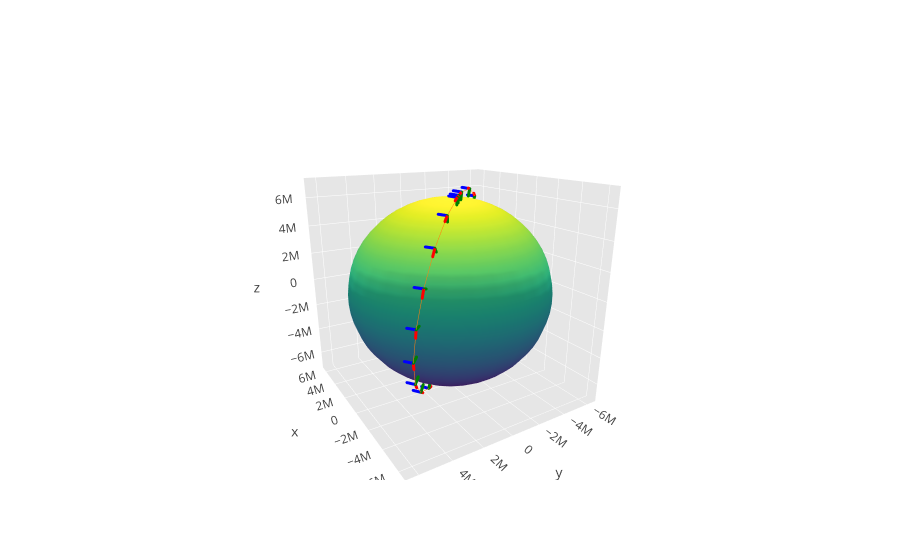

Here is the notebook cell this chart was saved with:
### Code cell
data = [earth_data(), orbit_data(states), *frame_data(body_frame, instants, scale=500000)]

layout = go.Layout(
    title=None,
#     width=800,
#     height=1000,
#     autosize=False,
    showlegend=False,
    scene=dict(
        xaxis=dict(
            gridcolor='rgb(255, 255, 255)',
            zerolinecolor='rgb(255, 255, 255)',
            showbackground=True,
            backgroundcolor='rgb(230, 230,230)'
        ),
        yaxis=dict(
            gridcolor='rgb(255, 255, 255)',
            zerolinecolor='rgb(255, 255, 255)',
            showbackground=True,
            backgroundcolor='rgb(230, 230,230)'
        ),
        zaxis=dict(
            gridcolor='rgb(255, 255, 255)',
            zerolinecolor='rgb(255, 255, 255)',
            showbackground=True,
            backgroundcolor='rgb(230, 230,230)'
        ),
        camera=dict(
            up=dict(
                x=0,
                y=0,
                z=1
            ),
            eye=dict(
                x=-1.7428,
                y=1.0707,
                z=0.7100,
            )
        ),
        aspectratio = dict( x=1, y=1, z=1 ),
        aspectmode = 'manual'
    ),
)

fig = dict(data=data, layout=layout)

iplot(fig)

### Figure 1 — Plotly figure (JSON) as saved in the notebook; plotly's stock layout.template omitted (floating-point values rounded to 4 significant figures; data arrays with more than 128 entries replaced by an {"elided": "..."} marker saying what was removed)
{"data": [{"colorscale": "Viridis", "showscale": false, "type": "surface", "uid": "94ec7731-cac0-433c-a38a-8044fcf3ec42", "x": {"elided": "30x30 float values"}, "y": {"elided": "30x30 float values"}, "z": {"elided": "30x30 float values"}}, {"line": {"width": 1}, "marker": {"showscale": false, "size": 0}, "mode": "lines", "type": "scatter3d", "uid": "87ac7d74-b64f-42c5-a6c5-494aadcbf897", "x": [-1721000.0, -3093000.0, -4139000.0, -4750000.0, -4859000.0, -4455000.0, -3581000.0, -2330000.0, -834400.0, 749000.0, 2254000.0, 3523000.0, 4423000.0, 4860000.0, 4787000.0, 4211000.0, 3193000.0, 1840000.0, 294600.0, -1282000.0, -1925000.0], "y": [496800.0, 2079000.0, 3443000.0, 4444000.0, 4976000.0, 4982000.0, 4463000.0, 3474000.0, 2120000.0, 544200.0, -1089000.0, -2608000.0, -3854000.0, -4697000.0, -5046000.0, -4865000.0, -4174000.0, -3045000.0, -1597000.0, 18000.0, 719500.0], "z": [6726000.0, 5878000.0, 4410000.0, 2476000.0, 280700.0, -1945000.0, -3964000.0, -5565000.0, -6580000.0, -6904000.0, -6503000.0, -5420000.0, -3768000.0, -1719000.0, 509600.0, 2685000.0, 4578000.0, 5989000.0, 6772000.0, 6842000.0, 6650000.0]}, {"line": {"color": "red", "width": 6}, "marker": {"size": 1}, "type": "scatter3d", "uid": "68ae0959-45c5-4627-886e-925049232158", "x": [-1721000.0, -2055000.0], "y": [496800.0, 852300.0], "z": [6726000.0, 6615000.0]}, {"line": {"color": "blue", "width": 6}, "marker": {"size": 1}, "type": "scatter3d", "uid": "85ebc9fd-bfa3-4266-98c9-f86e70307b10", "x": [-1721000.0, -1370000.0], "y": [496800.0, 846500.0], "z": [6726000.0, 6791000.0]}, {"line": {"color": "green", "width": 6}, "marker": {"size": 1}, "type": "scatter3d", "uid": "eb99d8ec-0faa-4a34-b0bf-11e9c7b19385", "x": [-1721000.0, -1598000.0], "y": [496800.0, 461100.0], "z": [6726000.0, 6243000.0]}, {"line": {"color": "red", "width": 6}, "marker": {"size": 1}, "type": "scatter3d", "uid": "dd0cae53-3c70-4bda-954a-a9eea9d4c181", "x": [-3093000.0, -3377000.0], "y": [2079000.0, 2397000.0], "z": [5878000.0, 5616000.0]}, {"line": {"color": "blue", "width": 6}, "marker": {"size": 1}, "type": "scatter3d", "uid": "f0427d14-8621-41e1-bfd7-52d626c2da6d", "x": [-3093000.0, -2746000.0], "y": [2079000.0, 2435000.0], "z": [5878000.0, 5935000.0]}, {"line": {"color": "green", "width": 6}, "marker": {"size": 1}, "type": "scatter3d", "uid": "c9f701a7-b3c5-4ac2-8089-26e739052709", "x": [-3093000.0, -2871000.0], "y": [2079000.0, 1930000.0], "z": [5878000.0, 5456000.0]}, {"line": {"color": "red", "width": 6}, "marker": {"size": 1}, "type": "scatter3d", "uid": "b5d15496-d4e1-4ecd-a9bc-0412a970fa59", "x": [-4139000.0, -4343000.0], "y": [3443000.0, 3689000.0], "z": [4410000.0, 4026000.0]}, {"line": {"color": "blue", "width": 6}, "marker": {"size": 1}, "type": "scatter3d", "uid": "1229c306-b71b-41ec-b58b-a9a45491efa6", "x": [-4139000.0, -3793000.0], "y": [3443000.0, 3800000.0], "z": [4410000.0, 4456000.0]}, {"line": {"color": "green", "width": 6}, "marker": {"size": 1}, "type": "scatter3d", "uid": "78d112d4-acfd-48ac-bc03-4dd7cf9e02ca", "x": [-4139000.0, -3842000.0], "y": [3443000.0, 3195000.0], "z": [4410000.0, 4093000.0]}, {"line": {"color": "red", "width": 6}, "marker": {"size": 1}, "type": "scatter3d", "uid": "545cf25c-847a-4cec-a4cf-23e27c49871e", "x": [-4750000.0, -4853000.0], "y": [4444000.0, 4593000.0], "z": [2476000.0, 2011000.0]}, {"line": {"color": "blue", "width": 6}, "marker": {"size": 1}, "type": "scatter3d", "uid": "98747569-480c-4bb9-b0f7-8c6c17f98316", "x": [-4750000.0, -4399000.0], "y": [4444000.0, 4798000.0], "z": [2476000.0, 2513000.0]}, {"line": {"color": "green", "width": 6}, "marker": {"size": 1}, "type": "scatter3d", "uid": "9c8af731-9221-41d9-a786-078ec0ee1a4c", "x": [-4750000.0, -4409000.0], "y": [4444000.0, 4124000.0], "z": [2476000.0, 2298000.0]}, {"line": {"color": "red", "width": 6}, "marker": {"size": 1}, "type": "scatter3d", "uid": "e85dc004-67b6-49c5-b128-9aa3f04905ec", "x": [-4859000.0, -4850000.0], "y": [4976000.0, 5013000.0], "z": [280700.0, -217800.0]}, {"line": {"color": "blue", "width": 6}, "marker": {"size": 1}, "type": "scatter3d", "uid": "03925004-d2e6-48a2-94b4-4608ab7cd411", "x": [-4859000.0, -4501000.0], "y": [4976000.0, 5323000.0], "z": [280700.0, 313200.0]}, {"line": {"color": "green", "width": 6}, "marker": {"size": 1}, "type": "scatter3d", "uid": "7728c814-2c03-49b2-901e-6bc3dea3253b", "x": [-4859000.0, -4510000.0], "y": [4976000.0, 4618000.0], "z": [280700.0, 260600.0]}, {"line": {"color": "red", "width": 6}, "marker": {"size": 1}, "type": "scatter3d", "uid": "95d55f11-3af5-4d04-a417-225c998a7fd6", "x": [-4455000.0, -4335000.0], "y": [4982000.0, 4903000.0], "z": [-1945000.0, -2423000.0]}, {"line": {"color": "blue", "width": 6}, "marker": {"size": 1}, "type": "scatter3d", "uid": "7c003293-d3bb-43cd-b4e5-cbb53e33e8be", "x": [-4455000.0, -4090000.0], "y": [4982000.0, 5322000.0], "z": [-1945000.0, -1910000.0]}, {"line": {"color": "green", "width": 6}, "marker": {"size": 1}, "type": "scatter3d", "uid": "0505ee12-a2df-4ff7-a0eb-1f1c9f9147fd", "x": [-4455000.0, -4135000.0], "y": [4982000.0, 4624000.0], "z": [-1945000.0, -1805000.0]}, {"line": {"color": "red", "width": 6}, "marker": {"size": 1}, "type": "scatter3d", "uid": "e8aebd0d-3e12-407c-b931-6a43f5875fd6", "x": [-3581000.0, -3363000.0], "y": [4463000.0, 4276000.0], "z": [-3964000.0, -4373000.0]}, {"line": {"color": "blue", "width": 6}, "marker": {"size": 1}, "type": "scatter3d", "uid": "509dd587-27d5-4878-a7f8-dbe62faf994b", "x": [-3581000.0, -3212000.0], "y": [4463000.0, 4798000.0], "z": [-3964000.0, -3921000.0]}, {"line": {"color": "green", "width": 6}, "marker": {"size": 1}, "type": "scatter3d", "uid": "be6cd1c7-8ac2-4f93-bb8e-899daf70762e", "x": [-3581000.0, -3324000.0], "y": [4463000.0, 4143000.0], "z": [-3964000.0, -3680000.0]}, {"line": {"color": "red", "width": 6}, "marker": {"size": 1}, "type": "scatter3d", "uid": "5b3b0bed-252e-4ca7-8cb3-a6d9efcae796", "x": [-2330000.0, -2036000.0], "y": [3474000.0, 3198000.0], "z": [-5565000.0, -5861000.0]}, {"line": {"color": "blue", "width": 6}, "marker": {"size": 1}, "type": "scatter3d", "uid": "c4a1e88b-f79a-4922-87dc-31149597df31", "x": [-2330000.0, -1962000.0], "y": [3474000.0, 3808000.0], "z": [-5565000.0, -5511000.0]}, {"line": {"color": "green", "width": 6}, "marker": {"size": 1}, "type": "scatter3d", "uid": "1ba34246-75a7-4d14-8d50-c3fe013403f2", "x": [-2330000.0, -2163000.0], "y": [3474000.0, 3225000.0], "z": [-5565000.0, -5166000.0]}, {"line": {"color": "red", "width": 6}, "marker": {"size": 1}, "type": "scatter3d", "uid": "cc0dab29-632e-4861-91ac-0ea89947b7a3", "x": [-834400.0, -496100.0], "y": [2120000.0, 1785000.0], "z": [-6580000.0, -6732000.0]}, {"line": {"color": "blue", "width": 6}, "marker": {"size": 1}, "type": "scatter3d", "uid": "3392bfd0-60d0-464d-8daf-17b709ce35d0", "x": [-834400.0, -471100.0], "y": [2120000.0, 2458000.0], "z": [-6580000.0, -6518000.0]}, {"line": {"color": "green", "width": 6}, "marker": {"size": 1}, "type": "scatter3d", "uid": "4bad1149-411e-460b-afd1-47295a9a90c3", "x": [-834400.0, -774500.0], "y": [2120000.0, 1968000.0], "z": [-6580000.0, -6108000.0]}, {"line": {"color": "red", "width": 6}, "marker": {"size": 1}, "type": "scatter3d", "uid": "741e2355-f7b6-4773-bd99-33095a22e04d", "x": [749000.0, 1096000.0], "y": [544200.0, 184400.0], "z": [-6904000.0, -6895000.0]}, {"line": {"color": "blue", "width": 6}, "marker": {"size": 1}, "type": "scatter3d", "uid": "84ce114a-6f5d-49b4-9a65-0ab1f396fab1", "x": [749000.0, 1105000.0], "y": [544200.0, 889200.0], "z": [-6904000.0, -6838000.0]}, {"line": {"color": "green", "width": 6}, "marker": {"size": 1}, "type": "scatter3d", "uid": "8a2140cf-bd49-4c37-9aa6-7a99ecd1f062", "x": [749000.0, 695200.0], "y": [544200.0, 505100.0], "z": [-6904000.0, -6408000.0]}, {"line": {"color": "red", "width": 6}, "marker": {"size": 1}, "type": "scatter3d", "uid": "11c3485a-c724-4bbf-be2b-3cdf8917c36a", "x": [2254000.0, 2573000.0], "y": [-1089000.0, -1435000.0], "z": [-6503000.0, -6334000.0]}, {"line": {"color": "blue", "width": 6}, "marker": {"size": 1}, "type": "scatter3d", "uid": "856e4dbf-ae57-4502-aa9a-f1f07d9a7375", "x": [2254000.0, 2603000.0], "y": [-1089000.0, -736500.0], "z": [-6503000.0, -6441000.0]}, {"line": {"color": "green", "width": 6}, "marker": {"size": 1}, "type": "scatter3d", "uid": "678e5a28-c3a1-414e-a75b-11fb01eea52d", "x": [2254000.0, 2092000.0], "y": [-1089000.0, -1011000.0], "z": [-6503000.0, -6036000.0]}, {"line": {"color": "red", "width": 6}, "marker": {"size": 1}, "type": "scatter3d", "uid": "bcc6c4ef-9d2d-42aa-81bf-30a04456ca50", "x": [3523000.0, 3781000.0], "y": [-2608000.0, -2904000.0], "z": [-5420000.0, -5110000.0]}, {"line": {"color": "blue", "width": 6}, "marker": {"size": 1}, "type": "scatter3d", "uid": "735e0071-aa67-4350-aee7-e0044a805383", "x": [3523000.0, 3869000.0], "y": [-2608000.0, -2251000.0], "z": [-5420000.0, -5367000.0]}, {"line": {"color": "green", "width": 6}, "marker": {"size": 1}, "type": "scatter3d", "uid": "cff6f778-8b0c-4d65-974c-bf6d49e4bb99", "x": [3523000.0, 3271000.0], "y": [-2608000.0, -2421000.0], "z": [-5420000.0, -5031000.0]}, {"line": {"color": "red", "width": 6}, "marker": {"size": 1}, "type": "scatter3d", "uid": "6fe75b59-ceee-4add-855e-a4de989c1155", "x": [4423000.0, 4593000.0], "y": [-3854000.0, -4069000.0], "z": [-3768000.0, -3349000.0]}, {"line": {"color": "blue", "width": 6}, "marker": {"size": 1}, "type": "scatter3d", "uid": "725205b7-ff6d-4ecf-a06b-e6dba7684515", "x": [4423000.0, 4771000.0], "y": [-3854000.0, -3497000.0], "z": [-3768000.0, -3725000.0]}, {"line": {"color": "green", "width": 6}, "marker": {"size": 1}, "type": "scatter3d", "uid": "91245f9e-b039-4587-beea-0b8730628f44", "x": [4423000.0, 4106000.0], "y": [-3854000.0, -3578000.0], "z": [-3768000.0, -3497000.0]}, {"line": {"color": "red", "width": 6}, "marker": {"size": 1}, "type": "scatter3d", "uid": "4fac27bc-a835-4017-8f4c-acbbe537b19f", "x": [4860000.0, 4924000.0], "y": [-4697000.0, -4807000.0], "z": [-1719000.0, -1236000.0]}, {"line": {"color": "blue", "width": 6}, "marker": {"size": 1}, "type": "scatter3d", "uid": "ac7336dd-b607-4435-ab06-9da1d53445d3", "x": [4860000.0, 5213000.0], "y": [-4697000.0, -4344000.0], "z": [-1719000.0, -1685000.0]}, {"line": {"color": "green", "width": 6}, "marker": {"size": 1}, "type": "scatter3d", "uid": "e0e09011-9db7-4d2d-8449-ccc25674f3a8", "x": [4860000.0, 4512000.0], "y": [-4697000.0, -4360000.0], "z": [-1719000.0, -1596000.0]}, {"line": {"color": "red", "width": 6}, "marker": {"size": 1}, "type": "scatter3d", "uid": "13472b7e-472e-4b86-acab-6e61e4c200f9", "x": [4787000.0, 4738000.0], "y": [-5046000.0, -5042000.0], "z": [509600.0, 1007000.0]}, {"line": {"color": "blue", "width": 6}, "marker": {"size": 1}, "type": "scatter3d", "uid": "8b157626-38e7-4520-8aac-6145dd078177", "x": [4787000.0, 5147000.0], "y": [-5046000.0, -4701000.0], "z": [509600.0, 542100.0]}, {"line": {"color": "green", "width": 6}, "marker": {"size": 1}, "type": "scatter3d", "uid": "e9c37c94-fe84-48d7-a968-8eea946aba5e", "x": [4787000.0, 4443000.0], "y": [-5046000.0, -4684000.0], "z": [509600.0, 473000.0]}, {"line": {"color": "red", "width": 6}, "marker": {"size": 1}, "type": "scatter3d", "uid": "72153d1c-36c2-49ed-aed7-f15c248981d9", "x": [4211000.0, 4054000.0], "y": [-4865000.0, -4747000.0], "z": [2685000.0, 3145000.0]}, {"line": {"color": "blue", "width": 6}, "marker": {"size": 1}, "type": "scatter3d", "uid": "2fc934eb-0dd2-4e18-abf7-0a54f2b860d0", "x": [4211000.0, 4577000.0], "y": [-4865000.0, -4527000.0], "z": [2685000.0, 2722000.0]}, {"line": {"color": "green", "width": 6}, "marker": {"size": 1}, "type": "scatter3d", "uid": "d3d9b90e-7fc5-4f96-882c-51e219cd5a2b", "x": [4211000.0, 3909000.0], "y": [-4865000.0, -4516000.0], "z": [2685000.0, 2492000.0]}, {"line": {"color": "red", "width": 6}, "marker": {"size": 1}, "type": "scatter3d", "uid": "8181e06d-e852-41de-a54b-ce69b491e754", "x": [3193000.0, 2945000.0], "y": [-4174000.0, -3953000.0], "z": [4578000.0, 4952000.0]}, {"line": {"color": "blue", "width": 6}, "marker": {"size": 1}, "type": "scatter3d", "uid": "ebeb4e97-1025-4550-8054-608b010e0408", "x": [3193000.0, 3562000.0], "y": [-4174000.0, -3840000.0], "z": [4578000.0, 4625000.0]}, {"line": {"color": "green", "width": 6}, "marker": {"size": 1}, "type": "scatter3d", "uid": "2e666b97-6998-4f93-aa2a-7b7092f63e5e", "x": [3193000.0, 2964000.0], "y": [-4174000.0, -3875000.0], "z": [4578000.0, 4249000.0]}, {"line": {"color": "red", "width": 6}, "marker": {"size": 1}, "type": "scatter3d", "uid": "be8ca835-301d-4d1c-a1e6-caf8ddd93a76", "x": [1840000.0, 1527000.0], "y": [-3045000.0, -2745000.0], "z": [5989000.0, 6238000.0]}, {"line": {"color": "blue", "width": 6}, "marker": {"size": 1}, "type": "scatter3d", "uid": "545978f8-ac7b-4b31-abc4-f24df38e3fef", "x": [1840000.0, 2207000.0], "y": [-3045000.0, -2711000.0], "z": [5989000.0, 6047000.0]}, {"line": {"color": "green", "width": 6}, "marker": {"size": 1}, "type": "scatter3d", "uid": "1dad9a58-6ceb-4210-9f12-531151d86ad8", "x": [1840000.0, 1708000.0], "y": [-3045000.0, -2827000.0], "z": [5989000.0, 5559000.0]}, {"line": {"color": "red", "width": 6}, "marker": {"size": 1}, "type": "scatter3d", "uid": "10945338-2249-49f4-a186-98cd0e411b92", "x": [294600.0, -51060.0], "y": [-1597000.0, -1249000.0], "z": [6772000.0, 6869000.0]}, {"line": {"color": "blue", "width": 6}, "marker": {"size": 1}, "type": "scatter3d", "uid": "0952a086-df76-41a3-9f66-558ec4b86726", "x": [294600.0, 655300.0], "y": [-1597000.0, -1257000.0], "z": [6772000.0, 6836000.0]}, {"line": {"color": "green", "width": 6}, "marker": {"size": 1}, "type": "scatter3d", "uid": "66bd45e5-dd3b-4029-8753-908b9aa90435", "x": [294600.0, 273400.0], "y": [-1597000.0, -1483000.0], "z": [6772000.0, 6285000.0]}, {"line": {"color": "red", "width": 6}, "marker": {"size": 1}, "type": "scatter3d", "uid": "de2be3e3-dc49-44ce-9a0d-022f981f8194", "x": [-1282000.0, -1624000.0], "y": [18000.0, 377100.0], "z": [6842000.0, 6777000.0]}, {"line": {"color": "blue", "width": 6}, "marker": {"size": 1}, "type": "scatter3d", "uid": "b5a7c181-8971-4b31-881c-093a2bc37296", "x": [-1282000.0, -928700.0], "y": [18000.0, 365900.0], "z": [6842000.0, 6908000.0]}, {"line": {"color": "green", "width": 6}, "marker": {"size": 1}, "type": "scatter3d", "uid": "ac0e0e8a-fb11-4048-a2a8-70f9ba5bef8f", "x": [-1282000.0, -1190000.0], "y": [18000.0, 16700.0], "z": [6842000.0, 6351000.0]}, {"line": {"color": "red", "width": 6}, "marker": {"size": 1}, "type": "scatter3d", "uid": "8a27d93b-95d1-441f-a0b9-c644a96647d8", "x": [-1925000.0, -2254000.0], "y": [719500.0, 1072000.0], "z": [6650000.0, 6517000.0]}, {"line": {"color": "blue", "width": 6}, "marker": {"size": 1}, "type": "scatter3d", "uid": "dc08741b-7969-48e9-b07a-2405b9d8d42d", "x": [-1925000.0, -1575000.0], "y": [719500.0, 1071000.0], "z": [6650000.0, 6714000.0]}, {"line": {"color": "green", "width": 6}, "marker": {"size": 1}, "type": "scatter3d", "uid": "43de997f-e752-4bbe-b540-10267994254f", "x": [-1925000.0, -1787000.0], "y": [719500.0, 667800.0], "z": [6650000.0, 6173000.0]}], "layout": {"autosize": true, "scene": {"aspectmode": "manual", "aspectratio": {"x": 1, "y": 1, "z": 1}, "camera": {"eye": {"x": -1.743, "y": 1.071, "z": 0.71}, "up": {"x": 0, "y": 0, "z": 1}}, "xaxis": {"backgroundcolor": "rgb(230, 230,230)", "gridcolor": "rgb(255, 255, 255)", "showbackground": true, "zerolinecolor": "rgb(255, 255, 255)"}, "yaxis": {"backgroundcolor": "rgb(230, 230,230)", "gridcolor": "rgb(255, 255, 255)", "showbackground": true, "zerolinecolor": "rgb(255, 255, 255)"}, "zaxis": {"backgroundcolor": "rgb(230, 230,230)", "gridcolor": "rgb(255, 255, 255)", "showbackground": true, "zerolinecolor": "rgb(255, 255, 255)"}}, "showlegend": false}}
